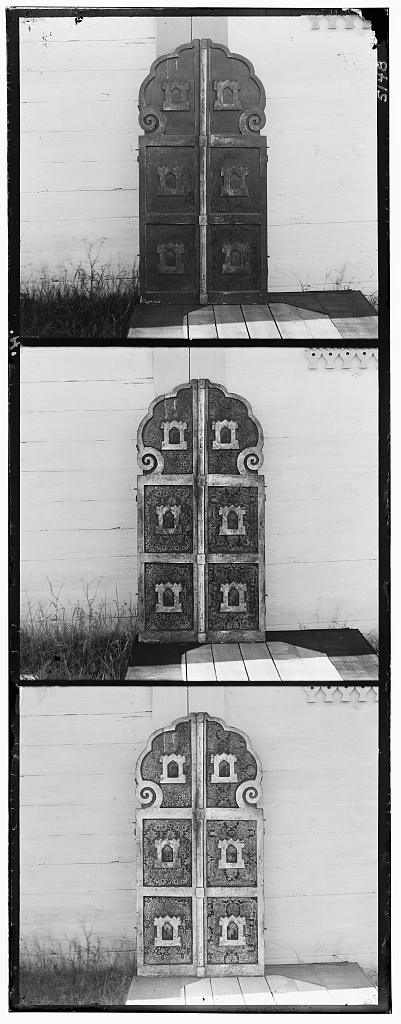
%> input picture 00963v.jpg, 401 x 1024 px
$ octave lab4test2.m   (GNU Octave 9; MATLAB toolbox functions it lacks are replaced by stand-ins)
%> lines starting %> are read from the running program, lines starting %| are printed output that depends on the picture
clear all

allImages = imread('00963v.jpg');
%> allImages is the input picture: size 1024x401 uint8; min 0, max 255, mean 159.3

BlueIm = allImages(20:319,30:371);
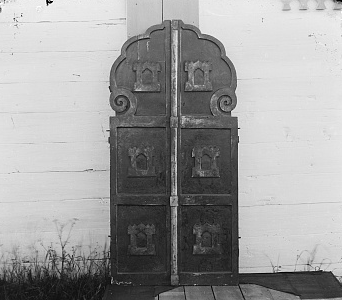
%> BlueIm: size 300x342 uint8; min 0, max 255, mean 156.9
GreenIm = allImages(350:649,30:371);
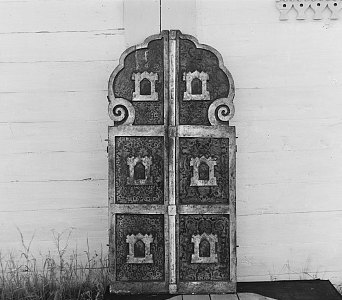
%> GreenIm: size 300x342 uint8; min 0, max 255, mean 163.2
RedIm = allImages(690:989,30:371);
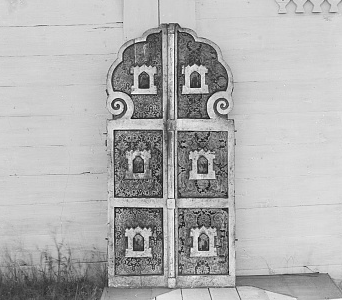
%> RedIm: size 300x342 uint8; min 0, max 255, mean 177.2

$ run again, with 00106v.jpg copied over 00963v.jpg
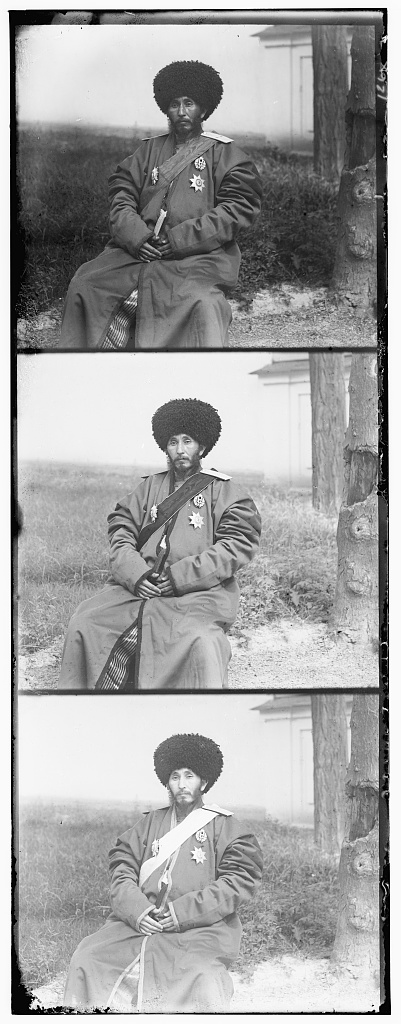
%> input picture 00106v.jpg, 401 x 1024 px
%> allImages is the input picture: size 1024x401 uint8; min 0, max 255, mean 162.5
%> `BlueIm = allImages(20:319,30:371);`:
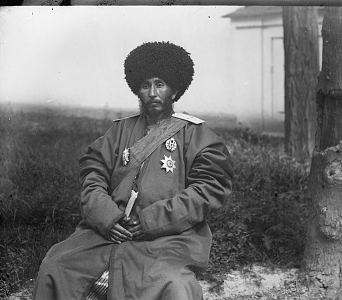
%> BlueIm: size 300x342 uint8; min 0, max 255, mean 120.5
%> `RedIm = allImages(690:989,30:371);`:
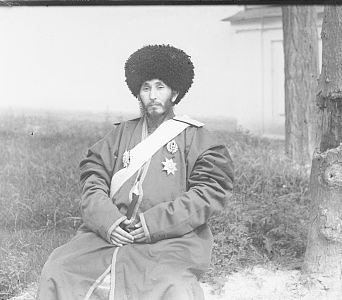
%> RedIm: size 300x342 uint8; min 23, max 255, mean 184.6

$ run again, with 00172v.jpg copied over 00963v.jpg
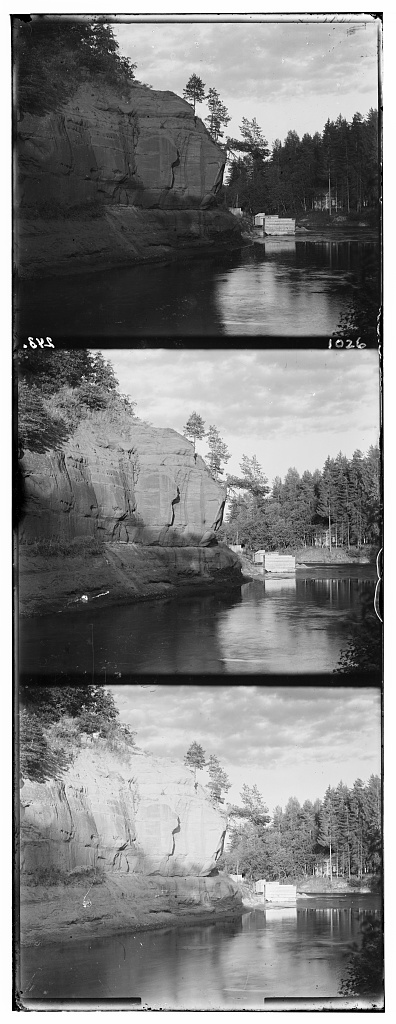
%> input picture 00172v.jpg, 396 x 1024 px
%> allImages is the input picture: size 1024x396 uint8; min 0, max 255, mean 127.5
%> `GreenIm = allImages(350:649,30:371);`:
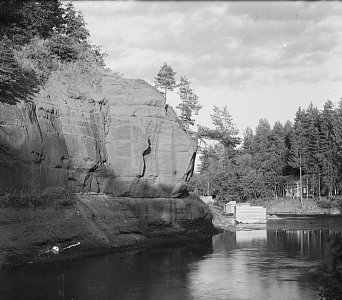
%> GreenIm: size 300x342 uint8; min 0, max 255, mean 128.1
%> `RedIm = allImages(690:989,30:371);`:
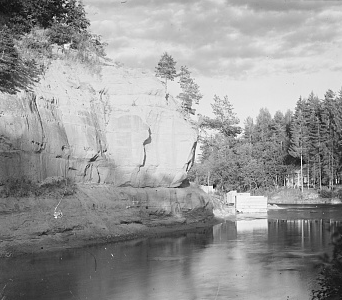
%> RedIm: size 300x342 uint8; min 0, max 255, mean 152.4

$ run again, with 01043v.jpg copied over 00963v.jpg
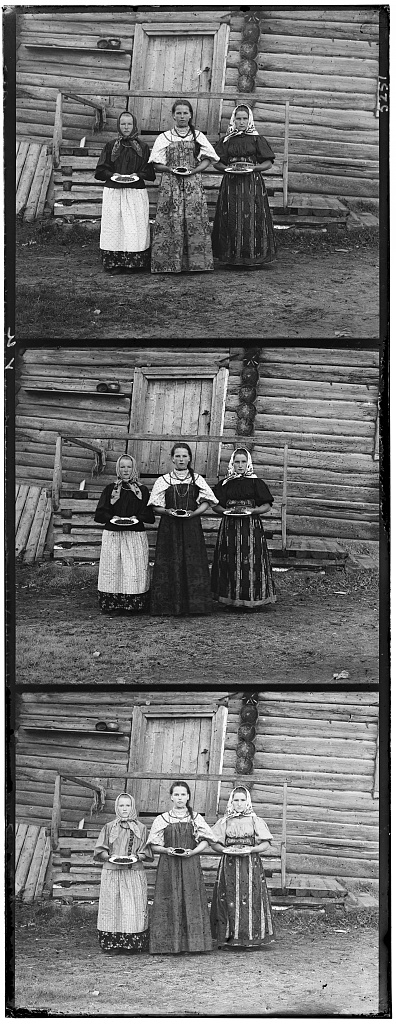
%> input picture 01043v.jpg, 396 x 1024 px
%> allImages is the input picture: size 1024x396 uint8; min 0, max 255, mean 111.5
%> `GreenIm = allImages(350:649,30:371);`:
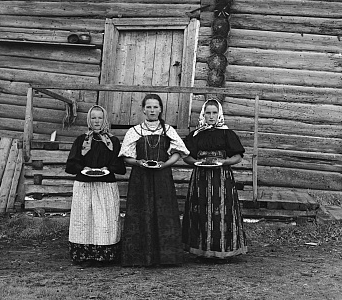
%> GreenIm: size 300x342 uint8; min 0, max 255, mean 98.2
%> `RedIm = allImages(690:989,30:371);`:
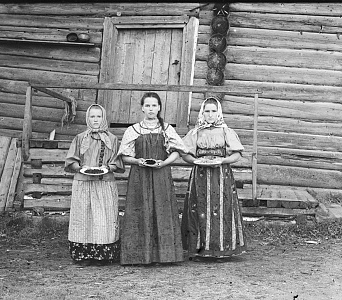
%> RedIm: size 300x342 uint8; min 0, max 255, mean 134.8
